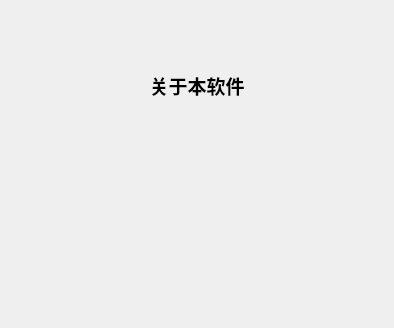
<?xml version="1.0" encoding="UTF-8"?>
<ui version="4.0">
 <class>About</class>
 <widget class="QDialog" name="About">
  <property name="geometry">
   <rect>
    <x>0</x>
    <y>0</y>
    <width>394</width>
    <height>328</height>
   </rect>
  </property>
  <property name="minimumSize">
   <size>
    <width>394</width>
    <height>328</height>
   </size>
  </property>
  <property name="maximumSize">
   <size>
    <width>394</width>
    <height>328</height>
   </size>
  </property>
  <property name="windowTitle">
   <string>Dialog</string>
  </property>
  <layout class="QVBoxLayout" name="verticalLayout_2">
   <item>
    <layout class="QVBoxLayout" name="verticalLayout">
     <item>
      <widget class="QLabel" name="label">
       <property name="text">
        <string>&lt;html&gt;&lt;head/&gt;&lt;body&gt;&lt;p align=&quot;center&quot;&gt;&lt;span style=&quot; font-size:14pt; font-weight:600;&quot;&gt;关于本软件&lt;/span&gt;&lt;/p&gt;&lt;/body&gt;&lt;/html&gt;</string>
       </property>
      </widget>
     </item>
     <item>
      <widget class="QLabel" name="movieLabel">
       <property name="text">
        <string/>
       </property>
       <property name="alignment">
        <set>Qt::AlignCenter</set>
       </property>
      </widget>
     </item>
    </layout>
   </item>
  </layout>
 </widget>
 <resources/>
 <connections/>
</ui>
